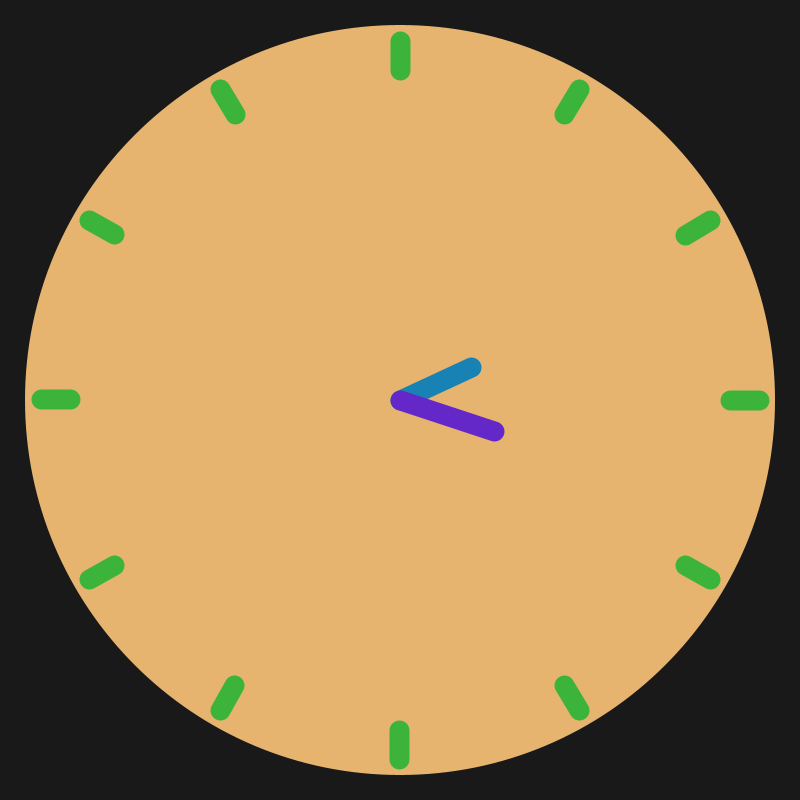
Frame 1 (no input)
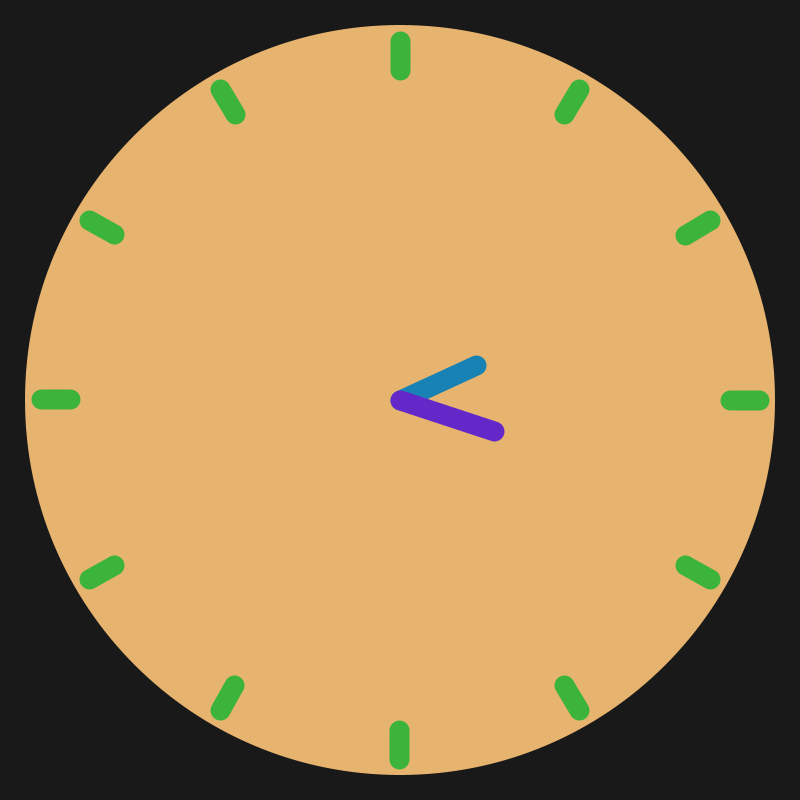
Frame 60 (the mouse pressed at the canvas centre just before this capture)
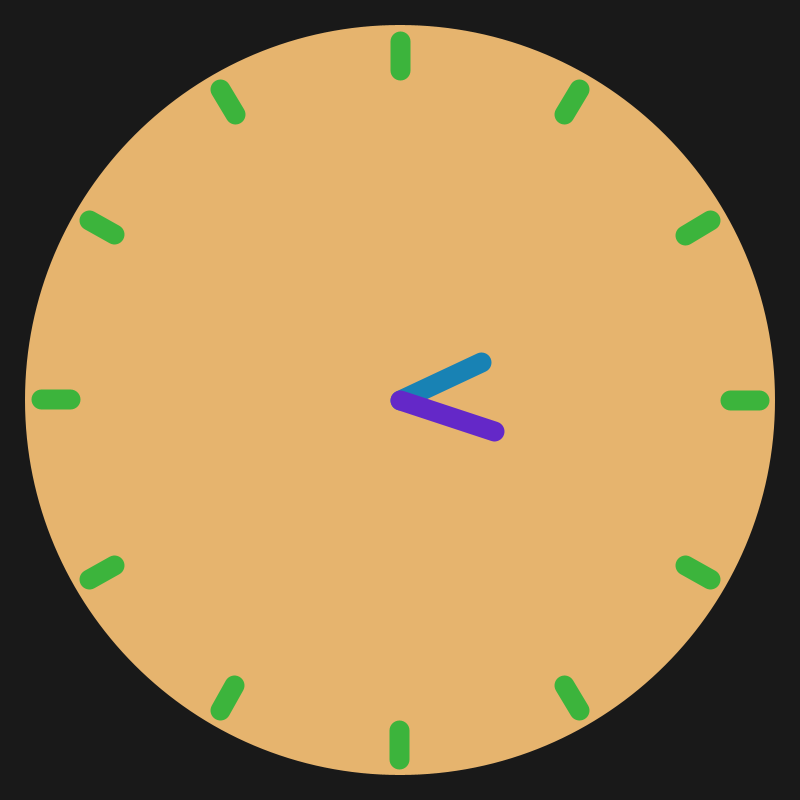
Frame 120 (the mouse held since frame 60 and released just before this capture)

The Processing sketch that drew these frames (run headless with seeded random() and noise(); from frame 60 on, the mouse is pressed at the canvas centre):

// Processing sketch: Ann_Wu_HW4
// ── Ann_Wu_HW4.pde
/**

**/
float radius = 360.0;
float angle = 0.0;
float x,y;
int s = second();  // Values from 0 - 59
int m = minute();  // Values from 0 - 59
int h = hour();    // Values from 0 - 23

void setup(){
  size(800,800);
}

void draw(){
  background(25);
  translate(width/2, height/2);//display the clocck
  ellipseMode(CENTER);
  fill(230,180,110);
  noStroke();
  ellipse(0,0,750, 750);
  ellipse(0,0,5,5);
  strokeWeight(15); 
  
   
  
 for (int i=0; i<12;i++){ //for the scale indication
 float angle=TWO_PI/12*i;
 strokeWeight(20);
 stroke(60,180,60);
 line(330*cos(angle), 330*sin(angle), 359*cos(angle), 359*sin(angle));//make the scale indication distribute evenly on the clock
 }

  float angleM = (minute() / 59.0) * TWO_PI;// make the indicator move by minute
  stroke(24,130,180);
  line(0,0,second()*6*cos(angleM),second()*6*sin(angleM));//make the indicator grow by second
  ellipse(x,y,0,0);
  
  float angleH = (hour() / 59.0) * TWO_PI;
  stroke(100,40,200);
  strokeWeight(20);
  line(0,0,100*cos(angleH),100*sin(angleH)); // make the indicator move by hour
}
  
  
